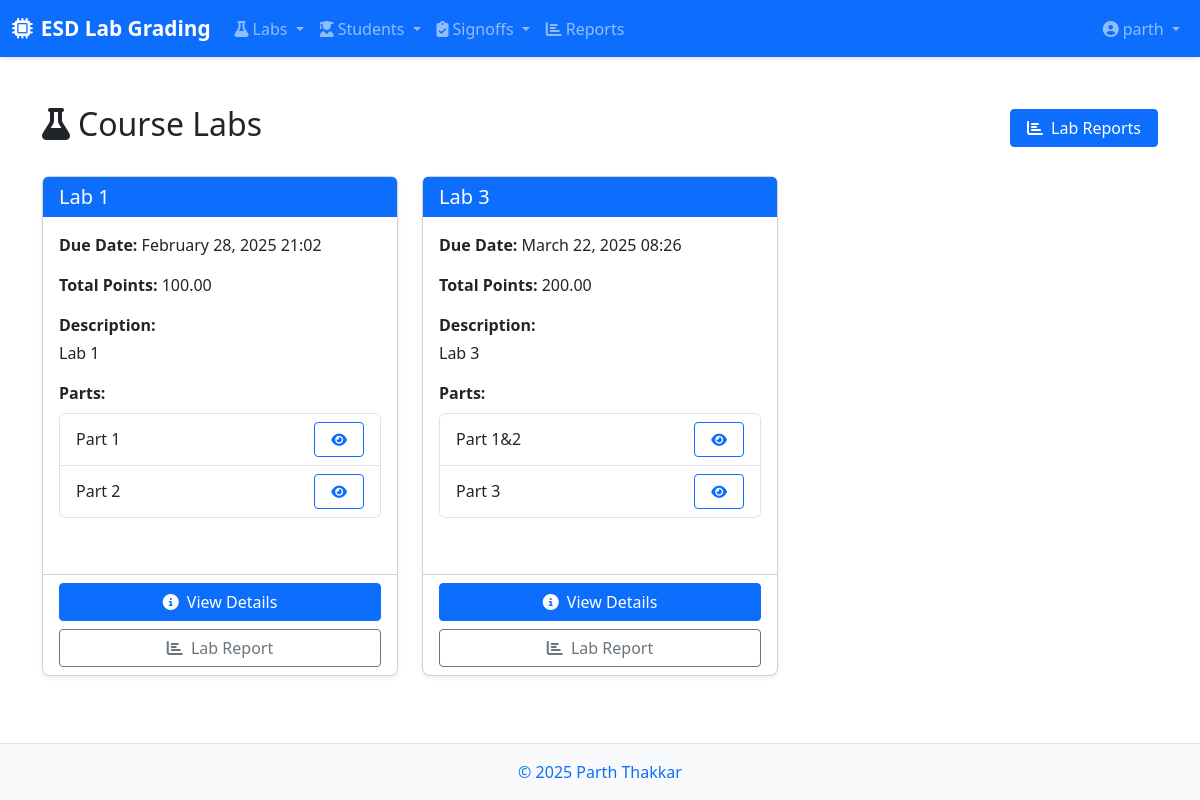
Screenshot of /labs/ (signed in) with the database file from the repository.
### labs/models.py (models this page shows, shortened)
class Lab(models.Model):
    name = models.CharField(max_length=200)
    description = models.TextField(blank=True)
    due_date = models.DateTimeField()
    total_points = models.DecimalField(max_digits=5, decimal_places=2)
    grade_scale = models.ForeignKey(GradeScale, on_delete=models.SET_NULL, null=True, blank=True,
                                    related_name='labs', help_text="Grade scale to use for this lab")

class Part(models.Model):
    lab = models.ForeignKey(Lab, on_delete=models.CASCADE, related_name='parts')
    name = models.CharField(max_length=100)
    description = models.TextField(blank=True)
    order = models.PositiveIntegerField(default=0)
    is_required = models.BooleanField(default=True)
    has_challenges = models.BooleanField(default=False, help_text="Check if this part has challenge tasks")
    due_date = models.DateTimeField(null=True, blank=True, help_text="Due date for this part's signoff")
    class Meta:
        ordering = ['lab', 'order']

### labs/views.py (the view)
    def wrap(request, *args, **kwargs):
        try:
            if hasattr(request.user, 'role') and request.user.role.role in ['ta', 'instructor']:
                return function(request, *args, **kwargs)
            else:
                raise PermissionDenied("You must be a teaching assistant or instructor to access this page.")
        except (AttributeError, UserRole.DoesNotExist):
            raise PermissionDenied("You must be a teaching assistant or instructor to access this page.")

### labs/templatetags/role_tags.py (called while the page is built)
@register.filter
def has_role(user, role_name):
    if user.is_anonymous:
        return False
    if user.is_staff:
        return True
    try:
        return hasattr(user, 'role') and user.role.role == role_name
    except:
        return False

### labs/views.py (called while the page is built)
def ta_required(function):
    def wrap(request, *args, **kwargs):
        try:
            if hasattr(request.user, 'role') and request.user.role.role in ['ta', 'instructor']:
                return function(request, *args, **kwargs)
            else:
                raise PermissionDenied("You must be a teaching assistant or instructor to access this page.")
        except (AttributeError, UserRole.DoesNotExist):
            raise PermissionDenied("You must be a teaching assistant or instructor to access this page.")
    wrap.__doc__ = function.__doc__
    wrap.__name__ = function.__name__
    return wrap

@login_required
@ta_required
def lab_list(request):
    labs = Lab.objects.all()
    return render(request, 'labs/lablist.html', {'labs': labs})

### labs/templates/labs/lablist.html (shortened to what this page needs)
{% extends 'base.html' %}
{% load static %}
{% block content %}
<div class="container py-4">
    <div class="d-flex justify-content-between align-items-center mb-4">
        <h1 class="h2"><i class="fas fa-flask me-2"></i>Course Labs</h1>
        <div>
            {% load role_tags %}
            <a href="{% url 'labs:reports' %}" class="btn btn-primary">
                <i class="fas fa-chart-bar me-1"></i> Lab Reports
            </a>
        </div>
    </div>
    <div class="row">
        {% for lab in labs %}
        <div class="col-md-6 col-lg-4">
            <div class="card h-100 lab-card">
                <div class="card-header bg-primary text-white">
                    <h5 class="card-title mb-0">{{ lab.name }}</h5>
                </div>
                <div class="card-body">
                    <div class="mb-3">
                        <strong>Due Date:</strong> {{ lab.due_date|date:"F d, Y H:i" }}
                    </div>
                    <div class="mb-3">
                        <strong>Total Points:</strong> {{ lab.total_points }}
                    </div>
                    {% if lab.description %}
                    <div class="mb-3">
                        <strong>Description:</strong>
                        <p class="mt-1">{{ lab.description|truncatechars:100 }}</p>
                    </div>
                    {% endif %}
                    <div class="mb-3">
                        <strong>Parts:</strong>
                        <div class="list-group part-list mt-2">
                            {% for part in lab.parts.all %}
                            <div class="list-group-item d-flex justify-content-between align-items-center">
                                <span>{{ part.name }}</span>
                                <a href="{% url 'labs:part_detail' part.id %}" class="btn btn-sm btn-outline-primary">
                                    <i class="fas fa-eye"></i>
                                </a>
                            </div>
                            {% empty %}
                            <div class="list-group-item text-muted">No parts defined</div>
                            {% endfor %}
                        </div>
                    </div>
                </div>
                <div class="card-footer">
                    <div class="d-grid gap-2">
                        <a href="{% url 'labs:lab_detail' lab.id %}" class="btn btn-primary">
                            <i class="fas fa-info-circle me-1"></i> View Details
                        </a>
                        <a href="{% url 'labs:lab_report' lab.id %}" class="btn btn-outline-secondary">
                            <i class="fas fa-chart-bar me-1"></i> Lab Report
                        </a>
                        {% load role_tags %}
                    </div>
                </div>
            </div>
        </div>
        {% empty %}
        <div class="col-12">
            <div class="alert alert-info">
                <i class="fas fa-info-circle me-2"></i> No labs have been created yet.
            </div>
        </div>
        {% endfor %}
    </div>
</div>
{% endblock %}

### templates/base.html (shortened to what this page needs)
{% load static %}
{% load role_tags %}
<!DOCTYPE html>
<html lang="en">
<head>
    <link href="https://cdn.jsdelivr.net/npm/bootstrap@5.3.0-alpha1/dist/css/bootstrap.min.css" rel="stylesheet">
    <link rel="stylesheet" href="https://cdnjs.cloudflare.com/ajax/libs/font-awesome/6.4.0/css/all.min.css">
    <link rel="stylesheet" href="{% static 'css/styles.css' %}">
</head>
<body>
    <nav class="navbar navbar-expand-lg navbar-dark bg-primary sticky-top">
        <div class="container-fluid">
            <a class="navbar-brand" href="{% url 'labs:home' %}">
                <i class="fas fa-microchip me-2"></i>ESD Lab Grading
            </a>
            <div class="collapse navbar-collapse" id="navbarMain">
                <ul class="navbar-nav me-auto">
                    <li class="nav-item dropdown">
                        <a class="nav-link dropdown-toggle" href="#" id="labsDropdown" role="button" data-bs-toggle="dropdown">
                            <i class="fas fa-flask me-1"></i>Labs
                        </a>
                    </li>
                    {% if request.user.is_authenticated %}
                    <li class="nav-item dropdown">
                        <a class="nav-link dropdown-toggle" href="#" id="studentsDropdown" role="button" data-bs-toggle="dropdown">
                            <i class="fas fa-user-graduate me-1"></i>Students
                        </a>
                    </li>
                    {% endif %}
                    {% if request.user.is_authenticated %}
                    <li class="nav-item dropdown">
                        <a class="nav-link dropdown-toggle" href="#" id="signoffsDropdown" role="button" data-bs-toggle="dropdown">
                            <i class="fas fa-clipboard-check me-1"></i>Signoffs
                        </a>
                    </li>
                    {% endif %}
                    {% if request.user.is_authenticated %}
                    <li class="nav-item">
                        <a class="nav-link" href="{% url 'labs:reports' %}">
                            <i class="fas fa-chart-bar me-1"></i>Reports
                        </a>
                    </li>
                    {% endif %}
                </ul>
                <ul class="navbar-nav ms-3">
                    {% if request.user.is_authenticated %}
                    <li class="nav-item dropdown">
                        <a class="nav-link dropdown-toggle" href="#" id="userDropdown" role="button" data-bs-toggle="dropdown">
                            <i class="fas fa-user-circle me-1"></i>{{ request.user.username }}
                        </a>
                    </li>
                    {% else %}
                    <li class="nav-item">
                        <a class="nav-link" href="{% url 'admin:login' %}?next=/">Login</a>
                    </li>
                    {% endif %}
                </ul>
            </div>
        </div>
    </nav>
    <main class="py-4">
        {% block content %}{% endblock %}
    </main>
    <footer class="footer mt-auto py-3 bg-light">
        <div class="container text-center">
            <span class="text-muted"><a href="https://parththakkar.studio" style="text-decoration:none">© {% now "Y" %} Parth Thakkar</a></span>
        </div>
    </footer>
</body>
</html>

### static/css/styles.css (style rules this page uses)
body { min-height: 100vh; display: flex; flex-direction: column; }
main { flex: 1; }
.navbar-brand { font-weight: bold; font-size: 1.3rem; }
.navbar { box-shadow: 0 2px 4px rgba(0, 0, 0, 0.1); }
.card { border-radius: 0.5rem; box-shadow: 0 0.125rem 0.25rem rgba(0, 0, 0, 0.075); margin-bottom: 1.5rem; }
.card-header { font-weight: 600; border-bottom: 0; }
.lab-card { transition: box-shadow 0.3s; }
.btn { border-radius: 0.25rem; padding: 0.375rem 1rem; font-weight: 500; }
.btn-primary { background-color: #0d6efd; border-color: #0d6efd; }
.footer { background-color: #f8f9fa; padding: 1.5rem 0; border-top: 1px solid #dee2e6; }

### labs/templates/labs/lablist.html (style rules this page uses)
.lab-card { transition: all 0.3s ease; margin-bottom: 1.5rem; }
.part-list { max-height: 200px; overflow-y: auto; }
.card-footer { background-color: transparent; }

### rows the page displays
Lab: name "Lab 1", due_date "February 28, 2025 21:02", total_points "100.00", description "Lab 1"
Part: name "Part 1"
Part: name "Part 2"
Lab: name "Lab 3", due_date "March 22, 2025 08:26", total_points "200.00", description "Lab 3"
Part: name "Part 1&2"
Part: name "Part 3"

### other values shown
{{ request.user.username }} "parth"
